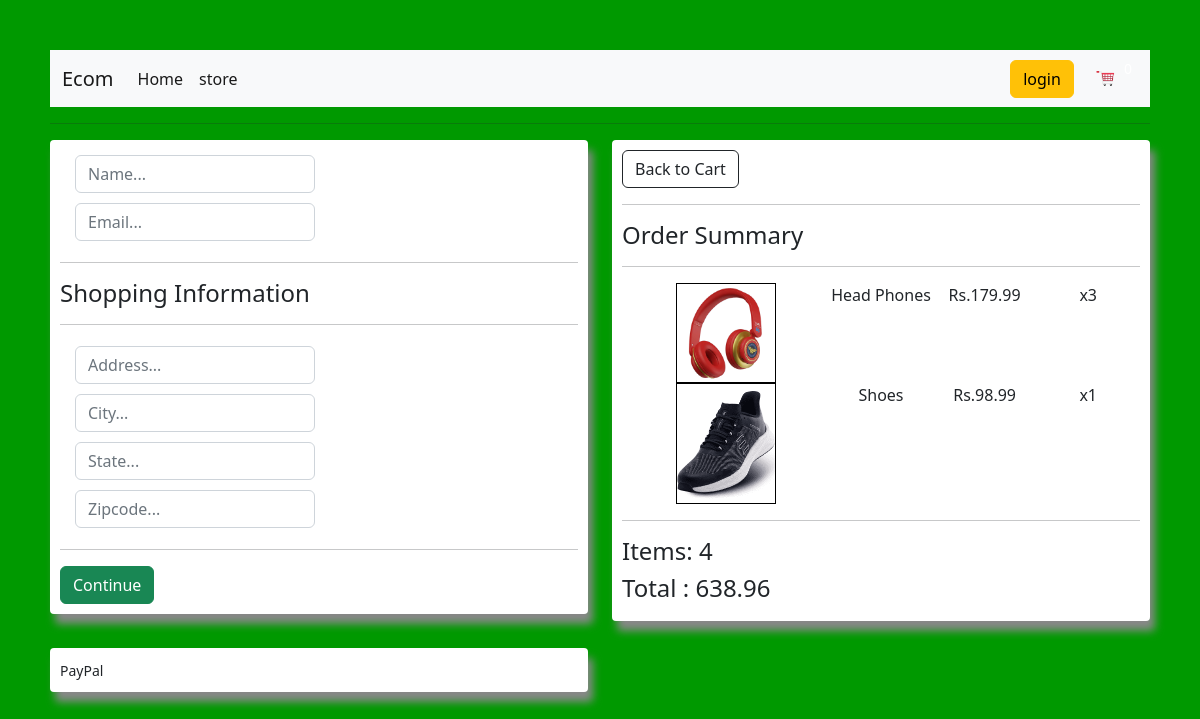
Screenshot of /checkout/ (signed in) with the database file from the repository.
### ecomapp/models.py (models this page shows, shortened)
class OrderItem(models.Model):
    product = models.ForeignKey(Product, on_delete=models.SET_NULL, null=True, blank=True)
    order = models.ForeignKey(Order, on_delete=models.SET_NULL, null=True, blank=True)
    quantity = models.IntegerField(default=0, null=True)
    date_added = models.DateTimeField(auto_now_add = True)
    @property
    def get_total(self):
        total = self.quantity * self.product.price
        return total

class Product(models.Model):
    name=models.CharField(max_length=200, null=True, blank=True)
    price = models.FloatField()
    digital = models.BooleanField(default=False, null=True, blank=True)
    image = models.ImageField(null=True,blank=True)
    @property
    def imageURL(self):
        try:
            url = self.image.url
        except:
            url = ''
        return url

class Order(models.Model):
    customer = models.ForeignKey(Customer, on_delete=models.SET_NULL, null=True, blank=True)
    date_ordered = models.DateTimeField(auto_now_add = True)
    complete = models.BooleanField(default=False)
    transaction_id = models.CharField(max_length=200, null=True)
    @property
    def get_cart_total(self):
        orderitems = self.orderitem_set.all()
        total =sum([item.get_total for item in orderitems])
        return total
    @property
    def get_cart_items(self):
        orderitems = self.orderitem_set.all()
        total = sum([item.quantity for item in orderitems])
        return total

### ecomapp/views.py (the view)
# urls.py: path('checkout/', views.checkout, name='checkout'),
def checkout(request):
    if request.user.is_authenticated:
        customer = request.user.customer
        order, created = Order.objects.get_or_create(customer=customer, complete=False)
        items = order.orderitem_set.all()
    else:
        items = []
        order = {'get_cart_items': 0, 'get_cart_total': 0}
    context = {'items': items, 'order': order}
    return render(request, 'ecomapp/checkout.html', context)

### ecomapp/templates/ecomapp/checkout.html
{%extends 'ecomapp/index.html'%}
{%load static%}
{%block content%}
<div class="row">
    <div class="col-lg-6 padding-0">
        <div class="box-element">
            <form id="form-id">
                <div id="user-info">
                    <div class="form-field">
                        <input class="form-control" type="text" placeholder="Name...">
                    </div>
                    <div class="form-field">
                        <input class="form-control"type="text" placeholder="Email...">
                    </div>
                </div>
            <hr>
            <h4>Shopping Information</h4>
            <hr>
            <div id="shopping-info">
                <div class="form-field">
                     <input class="form-control"type="text" placeholder="Address...">
                </div>
                <div class="form-field">
                    <input class="form-control"type="text" placeholder="City...">
                </div>
                <div class="form-field">
                    <input class="form-control"type="text" placeholder="State...">
                </div>
                <div class="form-field">
                    <input class="form-control"type="text" placeholder="Zipcode...">
                </div>
             </div>
            <hr>
            <input id="form-button" type="Submit" class="btn btn-success btn-block" value="Continue">
            </form>
    </div>
        <br>
        <div class="box-element hidden" id="payment-Info">
            <small>PayPal</small>
        </div>
    </div>
    <div class="col-lg-6">
        <div class="box-element">
            <a type="submit" class="btn btn-outline-dark"  href="{%url 'cart'%}">Back to Cart</a>
            <hr>
        <h4>Order Summary</h4>
        <hr>
            {%for item in items%}
        <div class="cart-row">
                <div style="flex:2"><img class="cart-image" src="{{item.product.imageURL}}"></div>
                <div style="flex:1">{{item.product.name}}</div>
                <div style="flex:1">Rs.{{item.product.price}}</div>
                <div style="flex:1">x{{item.quantity}}</div>
            </div>
            {%endfor%}
            <hr>
        <h4>Items: {{order.get_cart_items}}</h4>
        <h4>Total : {{order.get_cart_total}}</h4>
        </div>
    </div>
</div>
{%endblock%}

### ecomapp/static/css/main.css (style rules this page uses)
body { background-color: #009900; margin:50px; }
.box-element { box-shadow: 5px 10px 8px #888888; background-color:#fff; border-radius:4px; padding:10px; margin-bottom:10px; padding-bottom:10px; }
.row { display:flex; justify-content:space-between; }
.cart-row { display:flex; align-items:flex-stretch; text-align:center; }
.cart-image { border:1px solid black; width:100px; }
.form-field { width:250px; display:inline-block; padding:5px; margin-left:10px; }
.hidden { display: none | important; }

### rows the page displays
OrderItem: product.imageURL (picture), product.name "Head Phones", product.price "179.99", quantity "3"
OrderItem: product.imageURL (picture), product.name "Shoes", product.price "98.99", quantity "1"
Order: get_cart_items "4", get_cart_total "638.96"
